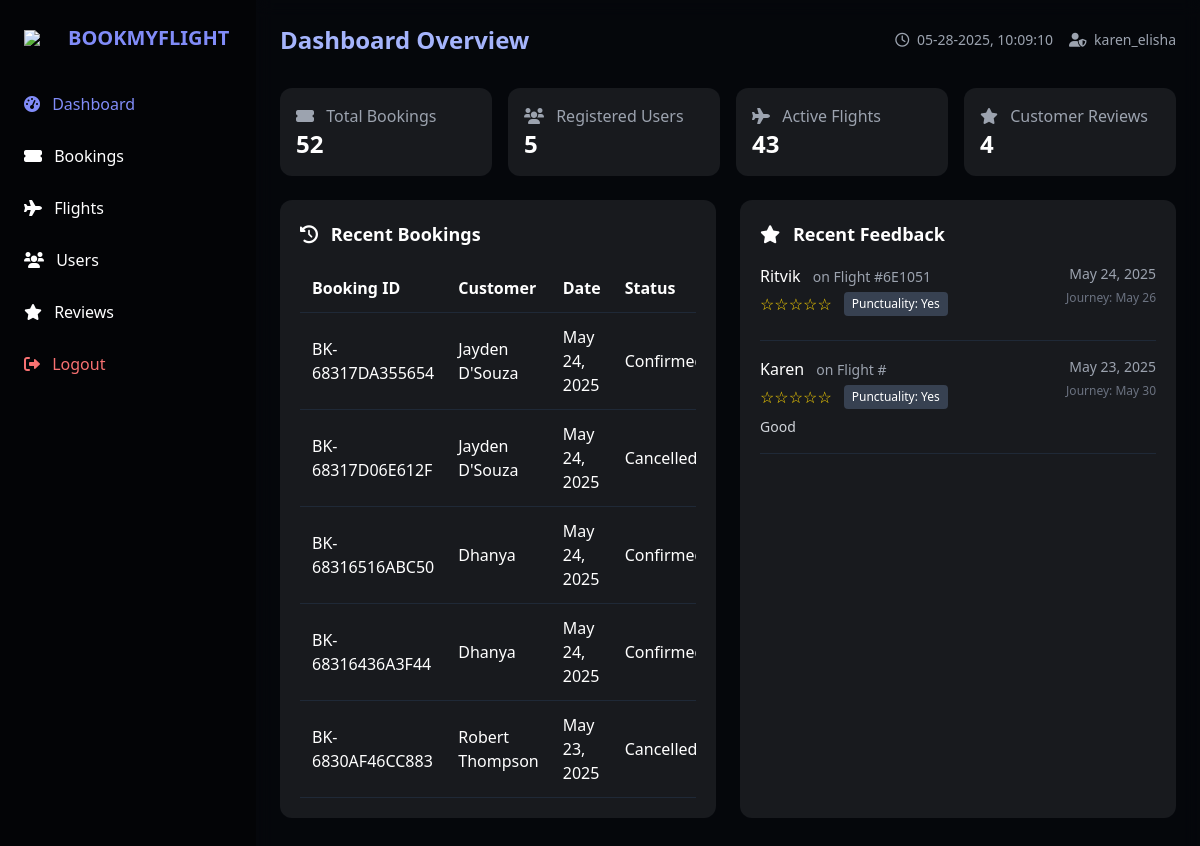
The app's page /admin-dashboard.php (signed in), older data.
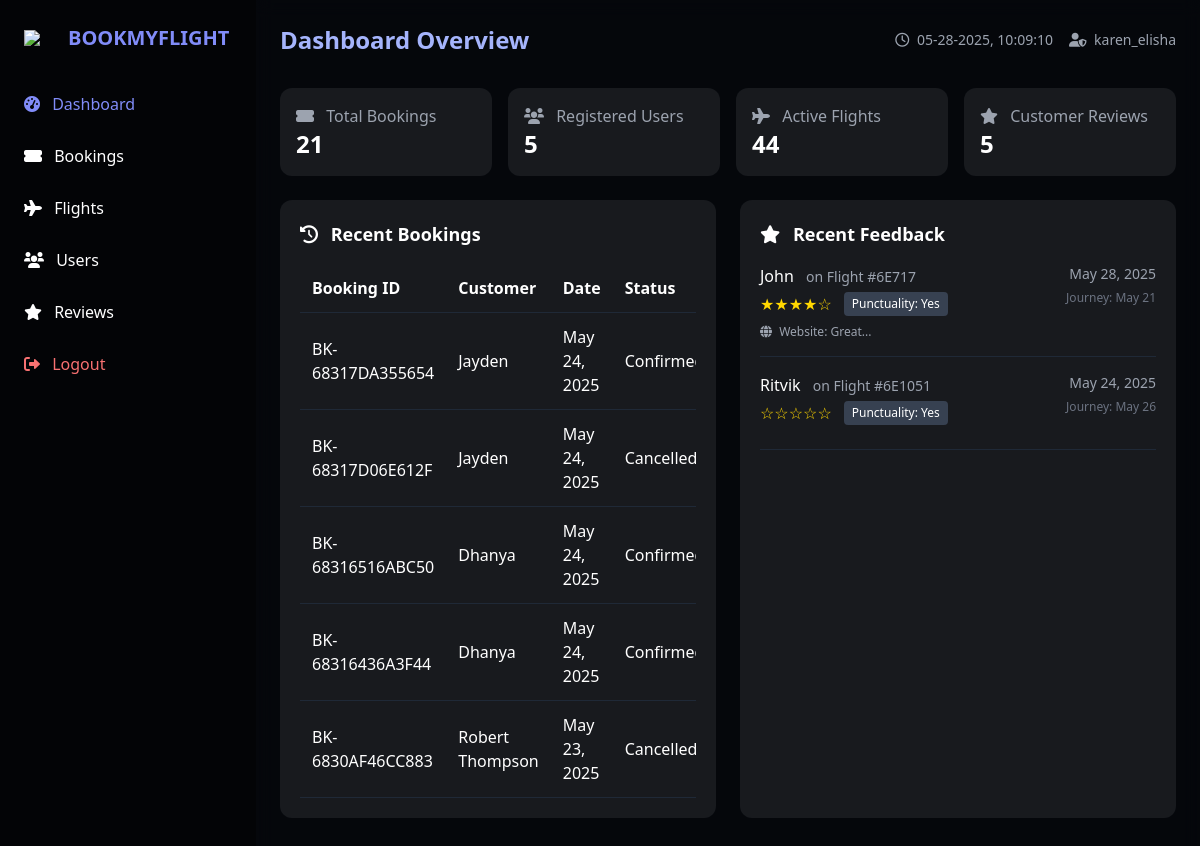
The same page, newer data.
### tables this page shows
CREATE TABLE `bookings` (
  `booking_id` int(11) NOT NULL,
  `booking_reference` varchar(20) NOT NULL,
  `user_id` int(11) NOT NULL,
  `flight_id` int(11) NOT NULL,
  `booking_date` datetime NOT NULL,
  `travel_date` date NOT NULL,
  `num_passengers` int(11) NOT NULL,
  `total_amount` decimal(10,2) NOT NULL,
  `contact_email` varchar(100) NOT NULL,
  `contact_phone` varchar(20) NOT NULL,
  `booking_status` enum('Pending','Confirmed','Cancelled') NOT NULL DEFAULT 'Pending',
  `payment_status` enum('Pending','Completed','Failed','Refunded') NOT NULL DEFAULT 'Pending',
  `payment_method` varchar(50) DEFAULT NULL,
  `created_at` datetime NOT NULL,
  `updated_at` datetime NOT NULL,
  `payment_details` varchar(255) DEFAULT NULL
);

CREATE TABLE `users` (
  `user_id` int(11) NOT NULL,
  `full_name` varchar(100) NOT NULL,
  `email` varchar(100) NOT NULL,
  `phone` varchar(15) NOT NULL,
  `password` varchar(255) NOT NULL,
  `member_since` timestamp NOT NULL DEFAULT current_timestamp(),
  `loyalty_points` int(11) DEFAULT 0,
  `loyalty_tier` enum('Bronze','Silver','Gold','Platinum') DEFAULT 'Bronze',
  `created_at` timestamp NULL DEFAULT current_timestamp(),
  `reset_code` varchar(255) DEFAULT NULL,
  `reset_expiry` datetime DEFAULT NULL
);

CREATE TABLE `feedback` (
  `feedback_id` int(11) NOT NULL,
  `passenger_name` varchar(100) NOT NULL,
  `flight_id` int(11) NOT NULL,
  `flight_number` varchar(20) NOT NULL,
  `journey_date` date NOT NULL,
  `overall_rating` int(1) NOT NULL,
  `punctuality` varchar(20) NOT NULL,
  `additional_feedback` text DEFAULT NULL,
  `complaint_type` varchar(50) DEFAULT NULL,
  `complaint_details` text DEFAULT NULL,
  `contact_info` varchar(100) DEFAULT NULL,
  `website_experience` varchar(20) NOT NULL,
  `website_feedback` text DEFAULT NULL,
  `submission_date` timestamp NOT NULL DEFAULT current_timestamp()
);

### admin-dashboard.php (the view, shortened to what this page needs)
<?php
$db_host = "localhost";
$db_user = "root";
$db_pass = "";
$db_name = "airlines";
$mysqli = new mysqli($db_host, $db_user, $db_pass, $db_name);
$active_section = isset($_GET['section']) ? $_GET['section'] : 'dashboard';
$current_datetime = date('Y-m-d H:i:s');
function fetchAllResults($mysqli, $query) {
    $result = $mysqli->query($query);
    $data = [];
    while ($row = $result->fetch_assoc()) {
        $data[] = $row;
    }
    return $data;
}
function fetchSingleResult($mysqli, $query) {
    $result = $mysqli->query($query);
    $row = $result->fetch_assoc();
    return $row;
}
$bookings_result = fetchSingleResult($mysqli, "SELECT COUNT(*) as count FROM bookings");
$bookings_count = $bookings_result ? $bookings_result['count'] : 0;
$users_result = fetchSingleResult($mysqli, "SELECT COUNT(*) as count FROM users");
$users_count = $users_result ? $users_result['count'] : 0;
$flights_result = fetchSingleResult($mysqli, "SELECT COUNT(*) as count FROM flights WHERE departure_time >= '$current_datetime'");
$flights_count = $flights_result ? $flights_result['count'] : 0;
$reviews_result = fetchSingleResult($mysqli, "SELECT COUNT(*) as count FROM feedback");
$reviews_count = $reviews_result ? $reviews_result['count'] : 0;
$recent_bookings = fetchAllResults($mysqli, "SELECT b.booking_reference, u.full_name, b.booking_date, b.booking_status
                                FROM bookings b
                                JOIN users u ON b.user_id = u.user_id
                                ORDER BY b.booking_date DESC
                                LIMIT 5");
$recent_reviews = fetchAllResults($mysqli, "SELECT
    f.feedback_id,
    f.passenger_name,
    f.flight_id,
    f.flight_number,
    f.journey_date,
    f.overall_rating,
    f.punctuality,
    f.additional_feedback,
    f.complaint_type,
    f.complaint_details,
    f.website_experience,
    f.website_feedback,
    f.submission_date,
    fl.origin_airport,
    fl.destination_airport
FROM feedback f
LEFT JOIN flights fl ON f.flight_id = fl.flight_id
ORDER BY f.submission_date DESC
LIMIT 2");
?>
<!DOCTYPE html>
<html lang="en">
<head>
    <script src="https://cdn.tailwindcss.com"></script>
    <link rel="stylesheet" href="https://cdnjs.cloudflare.com/ajax/libs/font-awesome/6.0.0/css/all.min.css">
</head>
<body class="bg-gray-900 text-white min-h-screen flex">
    <aside class="sidebar w-64 p-6 hidden md:block">
        <div class="flex items-center mb-8">
            <img src="https://img.icons8.com/ios-filled/50/ffffff/airplane-mode-on.png" class="w-8 mr-3">
            <h1 class="text-xl font-bold text-indigo-400">BOOKMYFLIGHT</h1>
        </div>
        <nav class="space-y-3">
            <a href="?section=dashboard" class="block nav-item py-2 <?= $active_section === 'dashboard' ? 'text-indigo-400' : '' ?>">
                <i class="fas fa-tachometer-alt mr-2"></i> Dashboard
            </a>
            <a href="?section=bookings" class="block nav-item py-2 <?= $active_section === 'bookings' ? 'text-indigo-400' : '' ?>">
                <i class="fas fa-ticket-alt mr-2"></i> Bookings
            </a>
            <a href="?section=flights" class="block nav-item py-2 <?= $active_section === 'flights' ? 'text-indigo-400' : '' ?>">
                <i class="fas fa-plane mr-2"></i> Flights
            </a>
            <a href="?section=users" class="block nav-item py-2 <?= $active_section === 'users' ? 'text-indigo-400' : '' ?>">
                <i class="fas fa-users mr-2"></i> Users
            </a>
            <a href="?section=reviews" class="block nav-item py-2 <?= $active_section === 'reviews' ? 'text-indigo-400' : '' ?>">
                <i class="fas fa-star mr-2"></i> Reviews
            </a>
            <a href="?logout" class="block nav-item py-2 text-red-400 mt-8" onclick="return confirm('Are you sure you want to logout?')">
                <i class="fas fa-sign-out-alt mr-2"></i> Logout
            </a>
        </nav>
    </aside>
    <main class="main-content flex-1 p-6 overflow-y-auto">
        <header class="flex justify-between items-center mb-8">
            <h2 class="text-2xl font-bold text-indigo-300">
                <?= ucfirst($active_section) ?> <?= $active_section === 'dashboard' ? 'Overview' : '' ?>
            </h2>
            <div class="flex items-center space-x-4">
                <span class="text-sm text-gray-400">
                    <i class="far fa-clock mr-1"></i> <span id="headerTime"><?= date('Y-m-d H:i:s') ?></span>
                </span>
                <span class="text-sm text-gray-400">
                    <i class="fas fa-user-shield mr-1"></i> <?= $_SESSION['admin_username'] ?? 'Admin' ?>
                </span>
            </div>
        </header>
        <section id="dashboardSection" class="section <?= $active_section === 'dashboard' ? 'active' : '' ?>">
            <div class="grid grid-cols-1 md:grid-cols-2 lg:grid-cols-4 gap-4 mb-6">
                <div class="card p-4 rounded-xl">
                    <div class="text-gray-400"><i class="fas fa-ticket-alt mr-2"></i> Total Bookings</div>
                    <div class="text-2xl font-bold"><?= $bookings_count ?></div>
                </div>
                <div class="card p-4 rounded-xl">
                    <div class="text-gray-400"><i class="fas fa-users mr-2"></i> Registered Users</div>
                    <div class="text-2xl font-bold"><?= $users_count ?></div>
                </div>
                <div class="card p-4 rounded-xl">
                    <div class="text-gray-400"><i class="fas fa-plane mr-2"></i> Active Flights</div>
                    <div class="text-2xl font-bold"><?= $flights_count ?></div>
                </div>
                <div class="card p-4 rounded-xl">
                    <div class="text-gray-400"><i class="fas fa-star mr-2"></i> Customer Reviews</div>
                    <div class="text-2xl font-bold"><?= $reviews_count ?></div>
                </div>
            </div>
            <div class="grid grid-cols-1 lg:grid-cols-2 gap-6 mb-6">
                <div class="card p-5 rounded-xl">
                    <h3 class="text-lg font-semibold mb-4"><i class="fas fa-history mr-2"></i> Recent Bookings</h3>
                    <div class="overflow-x-auto">
                        <table class="w-full">
                            <thead>
                                <tr class="border-b border-gray-800 text-left">
                                    <th class="p-3">Booking ID</th>
                                    <th class="p-3">Customer</th>
                                    <th class="p-3">Date</th>
                                    <th class="p-3">Status</th>
                                </tr>
                            </thead>
                            <tbody>
                                <?php if (empty($recent_bookings)): ?>
                                    <tr>
                                        <td colspan="4" class="p-3 text-center text-gray-400">No bookings found</td>
                                    </tr>
                                <?php else: ?>
                                    <?php foreach ($recent_bookings as $booking): ?>
                                    <tr class="table-row border-b border-gray-800">
                                        <td class="p-3"><?= $booking['booking_reference'] ?></td>
                                        <td class="p-3"><?= $booking['full_name'] ?></td>
                                        <td class="p-3"><?= date('M d, Y', strtotime($booking['booking_date'])) ?></td>
                                        <td class="p-3">
                                            <span class="badge <?=
                                                $booking['booking_status'] === 'Confirmed' ? 'badge-success' :
                                                ($booking['booking_status'] === 'Pending' ? 'badge-warning' : 'badge-danger')
                                            ?>">
                                                <?= $booking['booking_status'] ?>
                                            </span>
                                        </td>
                                    </tr>
                                    <?php endforeach; ?>
                                <?php endif; ?>
                            </tbody>
                        </table>
                    </div>
                </div>
                <div class="card p-5 rounded-xl">
    <h3 class="text-lg font-semibold mb-4"><i class="fas fa-star mr-2"></i> Recent Feedback</h3>
    <div class="space-y-4">
        <?php if (empty($recent_reviews)): ?>
            <p class="text-center text-gray-400">No feedback found</p>
        <?php else: ?>
            <?php foreach ($recent_reviews as $review): ?>
                <div class="border-b border-gray-800 pb-4">
                    <div class="flex justify-between items-start">
                        <div>
                            <span class="font-medium"><?= htmlspecialchars($review['passenger_name']) ?></span>
                            <span class="text-sm text-gray-400 ml-2">on Flight #<?= htmlspecialchars($review['flight_number']) ?></span>
                            <div class="flex items-center mt-1">
                                <div class="star-rating mr-3">
                                    <?= str_repeat('★', $review['overall_rating']) . str_repeat('☆', 5 - $review['overall_rating']) ?>
                                </div>
                                <?php if (!empty($review['punctuality'])): ?>
                                    <span class="text-xs bg-gray-700 px-2 py-1 rounded">Punctuality: <?= htmlspecialchars($review['punctuality']) ?></span>
                                <?php endif; ?>
                            </div>
                        </div>
                        <div class="text-right">
                            <span class="text-sm text-gray-400 block"><?= date('M d, Y', strtotime($review['submission_date'])) ?></span>
                            <span class="text-xs text-gray-500">Journey: <?= date('M d', strtotime($review['journey_date'])) ?></span>
                        </div>
                    </div>
                    <p class="mt-2 text-gray-300 text-sm">
                        <?= htmlspecialchars(substr($review['additional_feedback'], 0, 100)) ?>
                    </p>
                    <?php if (!empty($review['website_feedback'])): ?>
                        <div class="mt-1 text-xs text-gray-400">
                            <i class="fas fa-globe mr-1"></i> Website: <?= htmlspecialchars(substr($review['website_feedback'], 0, 50)) ?>...
                        </div>
                    <?php endif; ?>
                </div>
            <?php endforeach; ?>
        <?php endif; ?>
    </div>
</div>
        </section>
</main>
</body>
</html>

### admin-dashboard.php (style rules this page uses)
.sidebar { background: rgba(0, 0, 0, 0.85); }
.main-content { background: rgba(0, 0, 0, 0.7); backdrop-filter: blur(8px); }
.card { background: rgba(255, 255, 255, 0.08); transition: all 0.3s ease; }
.nav-item { transition: color 0.2s ease; }
.section { display: none; opacity: 0; transition: opacity 0.3s ease; }
.section.active { display: block; opacity: 1; }
.badge { @apply px-2 py-1 rounded text-xs; }
.badge-success { @apply bg-green-900 text-green-300; }
.badge-danger { @apply bg-red-900 text-red-300; }
.star-rating { color: gold; }

Row changes from the older to the newer data that the page shows:
no longer on this page (row unchanged): feedback: passenger_name "Karen", overall_rating "☆☆☆☆☆", punctuality "Yes", submission_date "May 23, 2025", journey_date "May 30", additional_feedback "Good"
changed through a linked row, bookings "BK-68317DA355654": user.full_name "Jayden D'Souza" → "Jayden"
changed through a linked row, bookings "BK-68317D06E612F": user.full_name "Jayden D'Souza" → "Jayden"
added feedback: passenger_name "John", flight_number "6E717", overall_rating "★★★★", overall_rating "☆", punctuality "Yes", submission_date "May 28, 2025", journey_date "May 21", website_feedback "Great"
Text that changed along with them:
$bookings_count: "52" → "21"
$flights_count: "43" → "44"
$reviews_count: "4" → "5"
